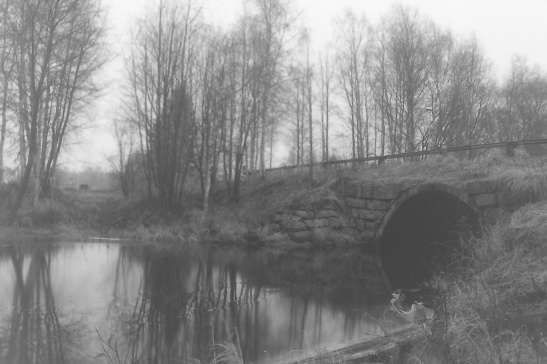
#> input picture HW2/images/img1.jpg, 547 x 364 px; the run also reads 1 picture not shown here
$ jupyter execute HW2.ipynb   (shell and % lines are left out)   (older library calls are emulated)
#> lines starting #> are read from the running program, lines starting #| are printed output that depends on the picture
# HomeWork 2

**DeadLine : 12:00 PM 14 Mehr 1399**

**Total points : 100pts**

Import some prerequisites

[cell 1]
import cv2
import matplotlib.pyplot as plt
import numpy as np
import os

Run this cell for plotting

[cell 2]
def plotter(img_list, r, w, gray, wr, hr, fig_name = None):
    '''
    Plots images' list with its' caption and saves result image if you want.

    Parameters:
        img_list (list): The list of tuples of image and its' caption.
        r (int): The number of row(s).
        w (int): The number of colunm(s).
        gray (bool): The flag for plotting images in grayscale mode.
        wr (int): The width of one figure.
        hr (int): The height of one figure.
        fig_name (str): The name of the image of the plot. if not set this parameter the plot doesn't save.
    '''

    plt.rcParams['figure.figsize'] = (wr, hr)
    for i in range(len(img_list)):
        plt.subplot(r, w, i + 1)
        if gray:
            plt.imshow(img_list[i][0], cmap = 'gray')
        else:
            plt.imshow(img_list[i][0])
        plt.title(img_list[i][1])
        plt.xticks([])
        plt.yticks([])
    if fig_name is not None:
        plt.savefig(fig_name + '.png')
    plt.show()

Run this cell is for histogram visualization

[cell 3]
def show_histogram(histogram, title, fig_name):
    '''
    Plots histogram with it's caption and saves result image.

    Parameters:
        histogram (numpy.ndarray): The numpy array of numbers in histogram.
        title (str): The title of the plot.
        fig_name (str): The name of the image of the plot.
    '''

    plt.figure()
    plt.bar(np.arange(256),histogram,color = 'c')
    plt.title(title)
    plt.savefig(fig_name + '.png')
    plt.show()

# PART 3A

Here is for your helper functions(optional)

in this cell you should calculate histogram. don't use opencv methods here

[cell 4]
def compute_histogram(image):
    '''
    Computes histogram of the input image.

    Parameters:
        image (numpy.ndarray): The input image.

    Returns:
        numpy.ndarray: The numpy array of numbers in histogram.
    '''

    histogram = np.zeros((256), np.int)

    ####### your code ########
    n,m=image.shape
    for i in range(0,n):
        for j in range(0,m):
            histogram[image[i,j]]+=1


    ##########################

    return histogram

Test your implementation (dont change this cell)

[cell 5]
img = cv2.imread(os.path.join('images', 'img1.jpg'), cv2.IMREAD_GRAYSCALE)
#> img is the input picture: shape (364, 547); min 64, max 249, mean 136.2
h = compute_histogram(img)
#> h = 256 values, max 2377 at index 100, min 0 at index 0, mean 777.8
show_histogram(h, 'hist', 'q3a')
#> in show_histogram, `plt.savefig(fig_name + '.png')`:
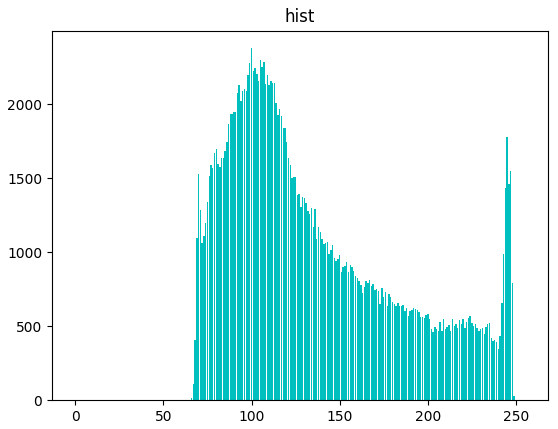
#> figure drawn by matplotlib, 1 panel; tallest bar 2377 high, from x = 99.6 to 100.4

# PART 3B

Here is for your helper functions(optional)

in this cell you should implement histogram visualization. please don't use opencv methods

[cell 6]
def histogram_equalization(image):
    '''
    Equalizes the histogram of the input image.

    Parameters:
        image (numpy.ndarray): The input image.

    Returns:
        numpy.ndarray: The result image that it's histogram be eqaulized.
    '''

    h = compute_histogram(image)
    out_image = image.copy()

    ####### your code ########
    cdf=[None]*256
    s=0
    temp=0
    m,n=image.shape
#> m = 364; n = 547
    size=n*m
#> size = 199108
    for i in range(0,256):
      s+=h[i]
      cdf[i]=round(255*(s/199108))
#> after the loop, cdf = 256 values from 0 to 255; s = 199108
    for i in range(m):
            for j in range(n):
              out_image[i,j]=cdf[image[i,j]]
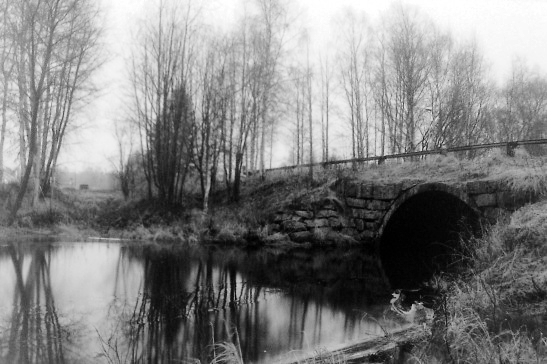
#> out_image: shape (364, 547); min 0, max 255, mean 128.4

    ##########################

    return out_image

Test your implementation (dont change this cell)

[cell 7]
img = cv2.imread(os.path.join('images', 'img1.jpg'), cv2.IMREAD_GRAYSCALE)
out = histogram_equalization(img)
image_list = []
image_list.append([img, 'input_image'])
image_list.append([out, 'histogram_equalized'])
plotter(image_list, 1, 2, True, 20, 10, 'q3b-1')
#> the loop in plotter, `for i in range(len(img_list)):` made 2 passes
h2 = compute_histogram(out)
#> h2 = 256 values, max 2377 at index 72, min 0 at index 3, mean 777.8
show_histogram(h2, 'result_hist', 'q3b-2')
#> call 2 of show_histogram, with histogram = array of shape (256,), title = 'result_hist', fig_name = 'q3b-2'
#> in show_histogram (call 2), `plt.savefig(fig_name + '.png')`:
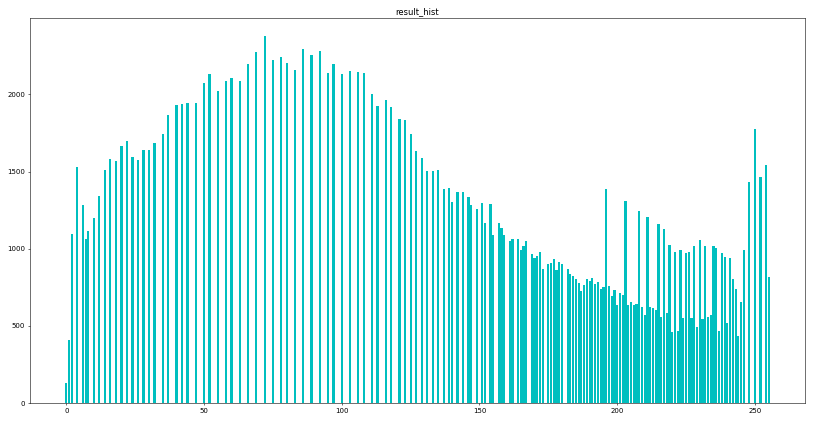
#> figure drawn by matplotlib, 1 panel; tallest bar 2377 high, from x = 71.6 to 72.4

# PART 3C

Here is for your helper functions(optional)

in this cell you should implement histogram stretching. please don't use opencv methods

[cell 8]
def histogram_stretching(image):
    '''
    Streches the histogram of the input image.

    Parameters:
        image (numpy.ndarray): The input image.

    Returns:
        numpy.ndarray: The result image that it's histogram be streched.
    '''

    h = compute_histogram(image)
    out_image = image.copy()

    ####### your code ########
    max_color=image.max()
#> max_color = 249
    min_color=image.min()
#> min_color = 64
    m,n=image.shape
#> m = 364; n = 547
    for i in range(m):
            for j in range(n):
              out_image[i,j]=((image[i,j]-min_color)/(max_color-min_color))*255
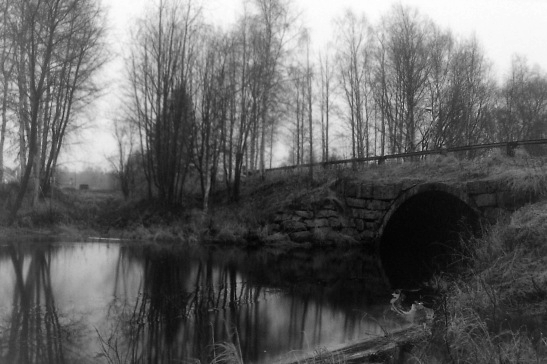
#> out_image: shape (364, 547); min 0, max 255, mean 99

    ##########################

    return out_image

Test your implementation (dont change this cell)

[cell 9]
img = cv2.imread(os.path.join('images', 'img1.jpg'), cv2.IMREAD_GRAYSCALE)
out = histogram_stretching(img)
image_list = []
image_list.append([img, 'input_image'])
image_list.append([out, 'histogram_streched'])
plotter(image_list, 1, 2, True, 20, 10, 'q3c-1')
#> the loop in plotter (call 2), `for i in range(len(img_list)):` made 2 passes
h2 = compute_histogram(out)
#> h2 = 256 values, max 2377 at index 49, min 0 at index 3, mean 777.8
show_histogram(h2, 'result_hist', 'q3c-2')

# PART 3D

Test your implementation (dont change this cell)

[cell 10]
img2 = cv2.imread(os.path.join('images', 'img2.jpg'), cv2.IMREAD_GRAYSCALE)
img3 = cv2.imread(os.path.join('images', 'img3.jpg'), cv2.IMREAD_GRAYSCALE)
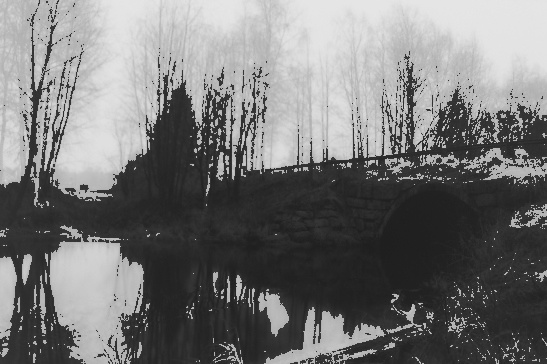
#> input picture HW2/images/img3.jpg, 547 x 364 px
#> img3 is the input picture: shape (364, 547); min 28, max 231, mean 118
h2 = compute_histogram(img2)
#> h2 = 256 values, max 2360 at index 100, min 0 at index 1, mean 777.8
show_histogram(h2, 'img2_hist', 'q3d_img2_hist')
#> call 4 of show_histogram, with histogram = array of shape (256,), title = 'img2_hist', fig_name = 'q3d_img2_hist'
#> in show_histogram (call 4), `plt.savefig(fig_name + '.png')`:
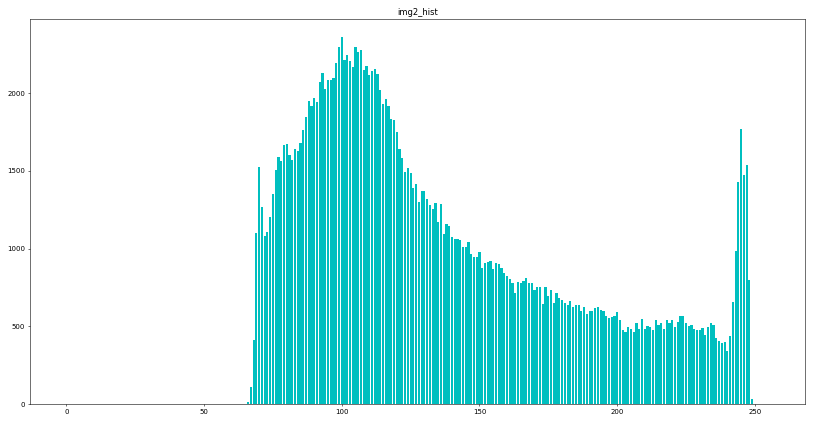
#> figure drawn by matplotlib, 1 panel; tallest bar 2360 high, from x = 99.6 to 100.4
h3 = compute_histogram(img3)
#> h3 = 256 values, max 5295 at index 46, min 0 at index 0, mean 777.8
show_histogram(h3, 'img3_hist', 'q3d_img3_hist')
#> in show_histogram (call 5), `plt.savefig(fig_name + '.png')`:
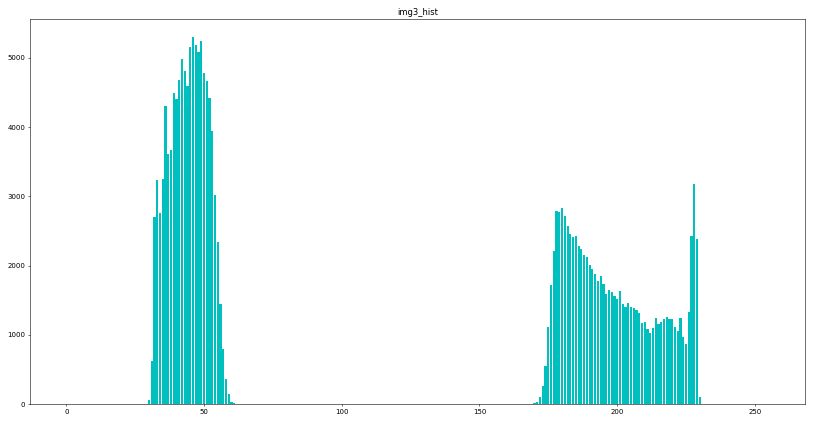
#> figure drawn by matplotlib, 1 panel; tallest bar 5295 high, from x = 45.6 to 46.4
out2 = histogram_stretching(img2)
out3 = histogram_stretching(img3)
#> in histogram_stretching (call 3), `h = compute_histogram(image)`: h has the same summary as h3 outside histogram_stretching
#> in histogram_stretching (call 3), `max_color=image.max()`: max_color = 231
#> in histogram_stretching (call 3), `min_color=image.min()`: min_color = 28
#> after the loop in histogram_stretching (call 3), `for i in range(m):`:
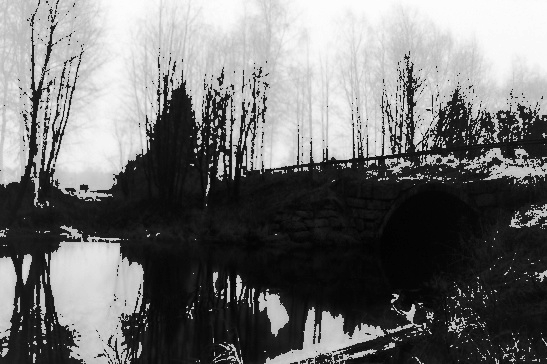
#> out_image: shape (364, 547); min 0, max 255, mean 112.6
image_list = []
image_list.append([img2, 'input_image2'])
image_list.append([out2, 'histogram_streched_image2'])
image_list.append([img3, 'input_image3'])
image_list.append([out3, 'histogram_streched_image3'])
plotter(image_list, 2, 2, True, 20, 10, 'q3d')
h2_res = compute_histogram(out2)
#> h2_res has the same summary as h2
show_histogram(h2_res, 'img2_streched_hist', 'q3d_img2_streched_hist')
h3_res = compute_histogram(out3)
#> h3_res = 256 values, max 5295 at index 22, min 0 at index 4, mean 777.8
show_histogram(h3_res, 'img3_streched_hist', 'q3d_img3_streched_hist')

# PART 3E

Here is for your helper functions(optional)

use opencv clahe in this part

[cell 11]
def clahe(image):
    '''
    Applys the OpenCV's CLAHE on the input image.

    Parameters:
        image (numpy.ndarray): The input image.

    Returns:
        numpy.ndarray: The result image.
    '''

    out_image = image.copy()

    ####### your code ########


    ##########################

    return out_image

Test your implementation (dont change this cell)

[cell 12]
image = cv2.imread(os.path.join('images', 'img4.jpg'), cv2.IMREAD_GRAYSCALE)
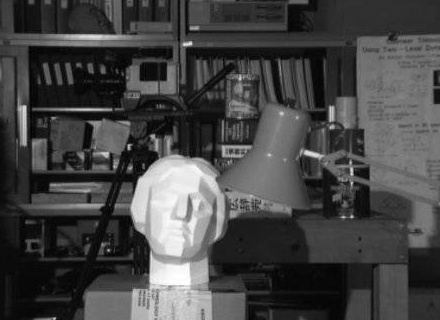
#> input picture HW2/images/img4.jpg, 440 x 320 px
#> image is the input picture: shape (320, 440); min 0, max 255, mean 69.2
clahed_img = clahe(image)
equlized_img = histogram_equalization(image)
#> in histogram_equalization (call 2), `h = compute_histogram(image)`: h = 256 values, max 2455 at index 11, min 16 at index 1, mean 550
#> the loop in histogram_equalization (call 2), `for i in range(0,256):` made 256 passes
#> s on passes 1 to 3: 26, 42, 80
#> after the loop in histogram_equalization (call 2), `for i in range(0,256):`: cdf = 256 values from 0 to 180; s = 140800
#> after the loop in histogram_equalization (call 2), `for i in range(m):`:
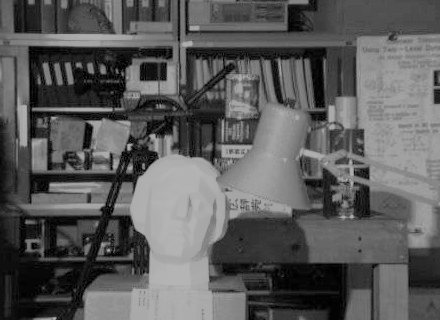
#> out_image: shape (320, 440); min 0, max 180, mean 90.9
image_list = []
image_list.append([image, 'input_image'])
image_list.append([clahed_img, 'CLAHE'])
image_list.append([equlized_img, 'histogram_equalized'])
plotter(image_list, 1, 3, True, 20, 10, 'q3e')
